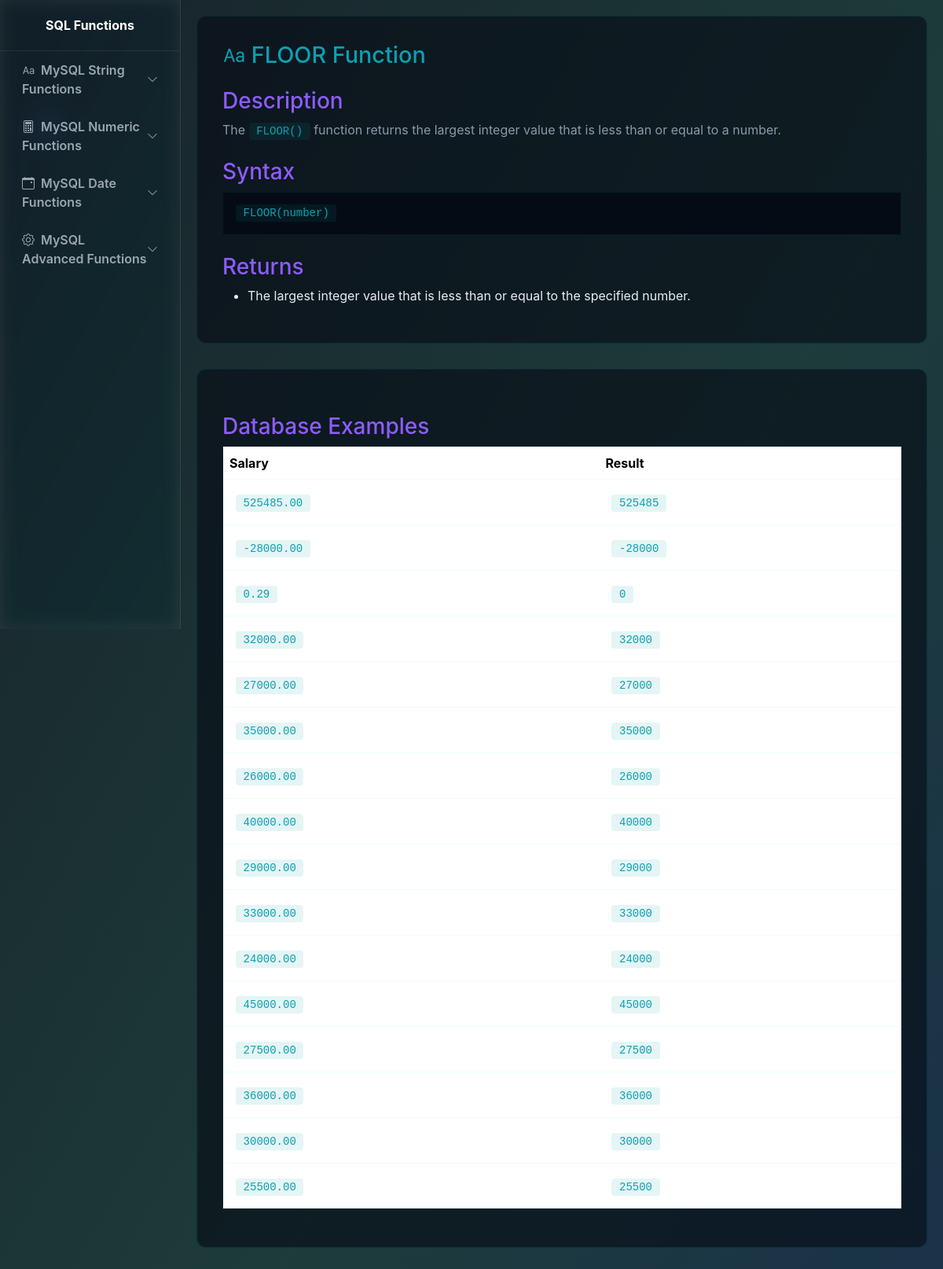
Page /pages/numeric/floor.php on the committed database.
### tables this page shows
CREATE TABLE `employee` (
  `ID` int(11) NOT NULL,
  `Name` varchar(50) NOT NULL,
  `Department` varchar(50) NOT NULL,
  `Salary` decimal(10,2) NOT NULL,
  `Hire_Date` date NOT NULL
);

### pages/numeric/floor.php (the view, shortened to what this page needs)
<!DOCTYPE html>
<html lang="en">
<head>
  <link href="https://cdn.jsdelivr.net/npm/bootstrap@5.3.2/dist/css/bootstrap.min.css" rel="stylesheet">
  <link href="https://cdn.jsdelivr.net/npm/bootstrap-icons@1.10.5/font/bootstrap-icons.css" rel="stylesheet">
    <link href="../../style.css" rel="stylesheet">
</head>
<body>
  <aside class="sidebar" id="sidebar">
    <div class="brand">
      <div class="fw-bold">SQL Functions</div>
    </div>
    <nav class="px-2">
      <a class="nav-link d-flex justify-content-between align-items-center"
         data-bs-toggle="collapse" href="#stringFunctions" role="button"
         aria-expanded="false" aria-controls="stringFunctions">
        <span><i class="bi bi-type me-2"></i>MySQL String Functions</span>
        <i class="bi bi-chevron-down small"></i>
      </a>
      <a class="nav-link d-flex justify-content-between align-items-center"
         data-bs-toggle="collapse" href="#numericFunctions" role="button"
         aria-expanded="false" aria-controls="numericFunctions">
        <span><i class="bi bi-calculator me-2"></i>MySQL Numeric Functions</span>
        <i class="bi bi-chevron-down small"></i>
      </a>
      <a class="nav-link d-flex justify-content-between align-items-center"
         data-bs-toggle="collapse" href="#dateFunctions" role="button"
         aria-expanded="false" aria-controls="dateFunctions">
        <span><i class="bi bi-calendar-event me-2"></i>MySQL Date Functions</span>
        <i class="bi bi-chevron-down small"></i>
      </a>
      <a class="nav-link d-flex justify-content-between align-items-center"
         data-bs-toggle="collapse" href="#advancedFunctions" role="button"
         aria-expanded="false" aria-controls="advancedFunctions">
        <span><i class="bi bi-gear me-2"></i>MySQL Advanced Functions</span>
        <i class="bi bi-chevron-down small"></i>
      </a>
    </nav>
  </aside>
<div class="page-content">
  <div class="function-card">
    <h2><i class="bi bi-type me-2"></i>FLOOR Function</h2>
    <h3>Description</h3>
    <p>The <code>FLOOR()</code> function returns the largest integer value that is less than or equal to a number.</p>
    <h3>Syntax</h3>
    <pre><code>FLOOR(number)</code></pre>
    <h3>Returns</h3>
    <ul style="color: #e6eef3;">
      <li>The largest integer value that is less than or equal to the specified number.</li>
    </ul>
  </div>
  <div class="function-card">
    <h3>Database Examples</h3>
    <table class="table example-table">
      <thead>
        <tr>
          <th>Salary</th>
          <th>Result</th>
        </tr>
      </thead>
      <tbody>
        <?php
          include "../../config.php";
              $sql = "SELECT ID, Name, Salary, FLOOR(Salary) AS result FROM employee LIMIT 20";
              $result = $conn->query($sql);
              if ($result) {
                while ($row = $result->fetch_assoc()) {
                  echo "<tr>";
                  echo "<td><code>" . htmlspecialchars($row['Salary']) . "</code></td>";
                  echo "<td><code>" . htmlspecialchars($row['result']) . "</code></td>";
                  echo "</tr>";
                }
              } else {
                echo "<tr><td colspan=\"4\">Query error: " . htmlspecialchars($conn->error) . "</td></tr>";
              }
        ?>
      </tbody>
    </table>
  </div>
</body>
</html>

### style.css (style rules this page uses)
:root { --bg:#0B0F16; --card: rgba(255,255,255,0.05); --glass: rgba(255, 255, 255, 0.06); --glass1: rgba(13, 43, 70, 0.712); --accent1:#00E5FF; --accent2:#8E5CFF; --accent3:#0ca0b1; --muted:#9AA7B2; --glass-border: rgba(255,255,255,0.08); --cardA: rgba(69, 47, 140, 0.701); }
body { margin: 0; font-family: Inter, system-ui, -apple-system, "Segoe UI", Roboto, "Helvetica Neue", Arial; color: #e6eef3; min-height: 100vh; background: radial-gradient(600px 400px at 10% 10%, rgba(92,110,255,0.06), transparent 8%), radial-gradient(700px 450px at 90% 90%, rgba(0,229,168,0.04), transparent 8%); position: relative; overflow-x: hidden; }
.sidebar { width: 230px; position: fixed; height: 100vh; top: 0; left: 0; background: var(--glass); backdrop-filter: blur(10px) saturate(120%); border-right: 1px solid var(--glass-border); color: white; display: flex; flex-direction: column; transition: all .3s ease; z-index: 3000; overflow: hidden; }
.sidebar .brand { text-align: center; padding: 20px; border-bottom: 1px solid var(--glass-border); }
.sidebar nav { flex: 1; overflow-y: auto; padding-bottom: 20px; }
.sidebar nav a, .sidebar nav .nav-link { display: block; color: var(--muted); padding: 12px 20px; text-decoration: none; font-weight: 600; border-radius: 8px; transition: all .2s; }
.page-content { margin-left: 230px; padding: 20px; background: transparent; transition: margin-left .3s; }
h2, h3, h5, h6 { color: var(--accent1); }
.function-card { background: rgba(6, 11, 20, 0.6); border: 1px solid rgba(0, 229, 255, 0.1); border-radius: 12px; padding: 2rem; margin-bottom: 2rem; }
.function-card h2 { color: var(--accent3); font-size: 1.8rem; }
.function-card h3 { color: var(--accent2); margin-top: 1.5rem; }
.function-card p { color: #8a9aaa; }
.function-card code { background: rgba(0, 155, 155, 0.1); color: var(--accent3); padding: 0.2rem 0.6rem; border-radius: 4px; font-family: "Courier New", monospace; }
.function-card pre { background: rgba(6, 11, 20, 0.9); border: 1px solid rgba(0, 229, 255, 0.08); padding: 1rem; overflow-x: auto; color: var(--accent3); }
.example-table { background: rgba(6, 11, 20, 0.5); border: 1px solid rgba(0, 229, 255, 0.08); border-radius: 8px; }
.example-table thead { background: rgba(6, 11, 20, 0.8); color: var(--accent3); }
.example-table td { color: #7a8a99; padding: 1rem; }

### rows in the picture
employee: Salary "525485.00", result "525485"
employee: Salary "-28000.00", result "-28000"
employee: Salary "0.29", result "0"
employee: Salary "32000.00", result "32000"
employee: Salary "27000.00", result "27000"
employee: Salary "35000.00", result "35000"
employee: Salary "26000.00", result "26000"
employee: Salary "40000.00", result "40000"
employee: Salary "29000.00", result "29000"
employee: Salary "33000.00", result "33000"
employee: Salary "24000.00", result "24000"
employee: Salary "45000.00", result "45000"
employee: Salary "27500.00", result "27500"
employee: Salary "36000.00", result "36000"
employee: Salary "30000.00", result "30000"
employee: Salary "25500.00", result "25500"
